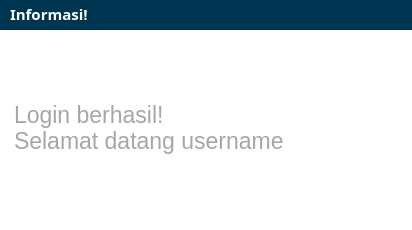
<?xml version="1.0" encoding="UTF-8"?>
<ui version="4.0">
 <class>msg_login_skss</class>
 <widget class="QDialog" name="msg_login_skss">
  <property name="geometry">
   <rect>
    <x>0</x>
    <y>0</y>
    <width>412</width>
    <height>230</height>
   </rect>
  </property>
  <property name="windowTitle">
   <string/>
  </property>
  <property name="windowIcon">
   <iconset resource="../Resources_rc/resources.qrc">
    <normaloff>:/LogoAndWindowsIcon/Aset/LogoIconSolusiku-final.png</normaloff>:/LogoAndWindowsIcon/Aset/LogoIconSolusiku-final.png</iconset>
  </property>
  <widget class="QLabel" name="label">
   <property name="geometry">
    <rect>
     <x>0</x>
     <y>0</y>
     <width>412</width>
     <height>31</height>
    </rect>
   </property>
   <property name="styleSheet">
    <string notr="true">background-color: rgb(0, 53, 81);</string>
   </property>
   <property name="text">
    <string/>
   </property>
  </widget>
  <widget class="QLabel" name="label_2">
   <property name="geometry">
    <rect>
     <x>0</x>
     <y>30</y>
     <width>412</width>
     <height>200</height>
    </rect>
   </property>
   <property name="styleSheet">
    <string notr="true">background-color: rgb(255, 255, 255);</string>
   </property>
   <property name="text">
    <string/>
   </property>
  </widget>
  <widget class="QLabel" name="LblJenisMsg">
   <property name="geometry">
    <rect>
     <x>10</x>
     <y>3</y>
     <width>81</width>
     <height>21</height>
    </rect>
   </property>
   <property name="font">
    <font>
     <family>Montaser Arabic</family>
     <pointsize>11</pointsize>
     <weight>75</weight>
     <bold>true</bold>
    </font>
   </property>
   <property name="styleSheet">
    <string notr="true">font-family:Montaser Arabic;
color:#ffffff;
font-weight: bold;
</string>
   </property>
   <property name="text">
    <string>Informasi!</string>
   </property>
  </widget>
  <widget class="QLabel" name="LblKonten_isi">
   <property name="geometry">
    <rect>
     <x>14</x>
     <y>38</y>
     <width>385</width>
     <height>180</height>
    </rect>
   </property>
   <property name="font">
    <font>
     <family>Nirmala UI</family>
     <pointsize>17</pointsize>
    </font>
   </property>
   <property name="styleSheet">
    <string notr="true">color:#a6a6a6;</string>
   </property>
   <property name="text">
    <string>Login berhasil!
Selamat datang username</string>
   </property>
   <property name="alignment">
    <set>Qt::AlignLeading|Qt::AlignLeft|Qt::AlignVCenter</set>
   </property>
   <property name="wordWrap">
    <bool>true</bool>
   </property>
  </widget>
 </widget>
 <resources>
  <include location="../Resources_rc/resources.qrc"/>
 </resources>
 <connections/>
</ui>
